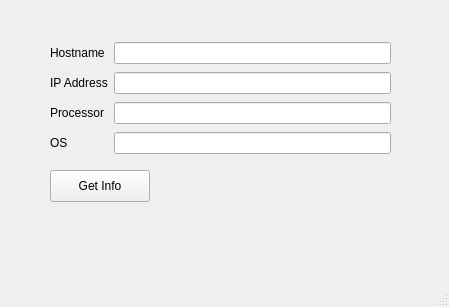
<?xml version="1.0" encoding="UTF-8"?>
<ui version="4.0">
 <class>MainWindow</class>
 <widget class="QMainWindow" name="MainWindow">
  <property name="geometry">
   <rect>
    <x>0</x>
    <y>0</y>
    <width>449</width>
    <height>307</height>
   </rect>
  </property>
  <property name="windowTitle">
   <string>TCP Tools for Raspberry Pi</string>
  </property>
  <widget class="QWidget" name="centralwidget">
   <widget class="QPushButton" name="getInfoPushButton">
    <property name="geometry">
     <rect>
      <x>50</x>
      <y>170</y>
      <width>100</width>
      <height>32</height>
     </rect>
    </property>
    <property name="text">
     <string>Get Info</string>
    </property>
   </widget>
   <widget class="QWidget" name="">
    <property name="geometry">
     <rect>
      <x>50</x>
      <y>40</y>
      <width>341</width>
      <height>116</height>
     </rect>
    </property>
    <layout class="QGridLayout" name="gridLayout">
     <item row="3" column="0">
      <widget class="QLabel" name="osLabel">
       <property name="text">
        <string>OS</string>
       </property>
      </widget>
     </item>
     <item row="3" column="1">
      <widget class="QLineEdit" name="osLineEdit"/>
     </item>
     <item row="2" column="1">
      <widget class="QLineEdit" name="processorLineEdit"/>
     </item>
     <item row="0" column="1">
      <widget class="QLineEdit" name="hostnameLineEdit"/>
     </item>
     <item row="1" column="0">
      <widget class="QLabel" name="ipLabel">
       <property name="text">
        <string>IP Address</string>
       </property>
      </widget>
     </item>
     <item row="2" column="0">
      <widget class="QLabel" name="processorLabel">
       <property name="text">
        <string>Processor</string>
       </property>
      </widget>
     </item>
     <item row="0" column="0">
      <widget class="QLabel" name="hostnameLabel">
       <property name="text">
        <string>Hostname</string>
       </property>
      </widget>
     </item>
     <item row="1" column="1">
      <widget class="QLineEdit" name="ipAddressLineEdit"/>
     </item>
    </layout>
   </widget>
  </widget>
  <widget class="QMenuBar" name="menubar">
   <property name="geometry">
    <rect>
     <x>0</x>
     <y>0</y>
     <width>449</width>
     <height>43</height>
    </rect>
   </property>
  </widget>
  <widget class="QStatusBar" name="statusbar"/>
 </widget>
 <resources/>
 <connections/>
</ui>
